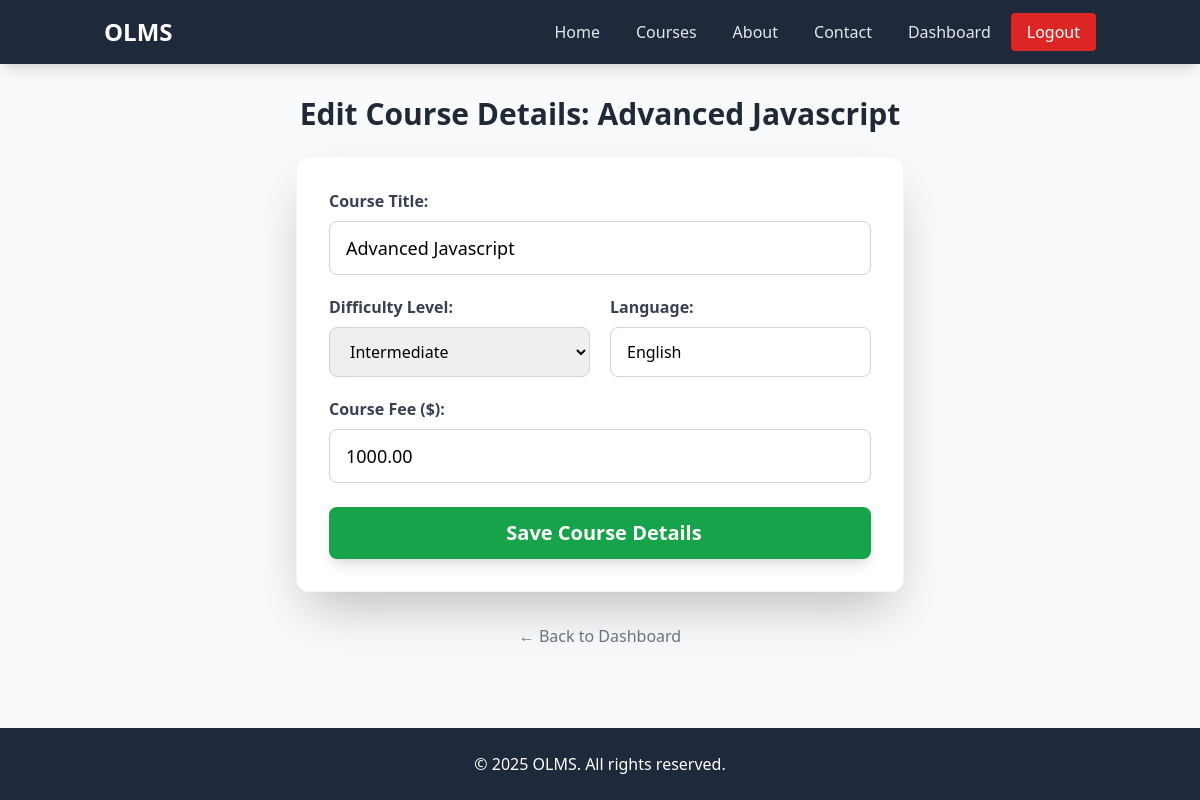
Page /lecturer/edit_course.php?course_id=1 (signed in) on the committed database.
### tables this page shows
CREATE TABLE `courses` (
  `id` int(11) NOT NULL,
  `title` varchar(100) NOT NULL,
  `level` varchar(50) DEFAULT NULL,
  `language` varchar(50) DEFAULT NULL,
  `fee` double(10,2) DEFAULT NULL,
  `lecturer_id` int(11) DEFAULT NULL
);

### lecturer/edit_course.php (the view, shortened to what this page needs)
<?php
include("../header.php");
include("../connection.php");
$lecturer_id = $_SESSION['user_id'];
$course_id = isset($_REQUEST['course_id']) ? $_REQUEST['course_id'] : null;
$fetch_query = "SELECT title, level, language, fee FROM courses
                WHERE id = '$course_id' AND lecturer_id = '$lecturer_id'";
$fetch_result = mysqli_query($conn, $fetch_query);
$course_data = mysqli_fetch_assoc($fetch_result);
?>
<body>
    <div class="container mx-auto p-8 max-w-2xl">
        <header class="mb-6 text-center">
            <h1 class="text-3xl font-bold text-gray-800">Edit Course Details: <?php echo htmlspecialchars($course_data['title']); ?></h1>
        </header>
        <div class="p-8 bg-white rounded-xl shadow-2xl border border-gray-100">
            <form action="edit_course.php?course_id=<?php echo $course_id; ?>" method="POST">
                <div class="mb-5">
                    <label for="title" class="block text-gray-700 font-semibold mb-2">Course Title:</label>
                    <input type="text" id="title" name="title" value="<?php echo htmlspecialchars($course_data['title']); ?>" required
                           class="w-full px-4 py-3 border border-gray-300 rounded-lg focus:outline-none focus:ring-2 focus:ring-blue-500 text-lg">
                </div>
                <div class="grid grid-cols-1 sm:grid-cols-2 gap-5 mb-5">
                    <div>
                        <label for="level" class="block text-gray-700 font-semibold mb-2">Difficulty Level:</label>
                        <select id="level" name="level" required
                                class="w-full px-4 py-3 border border-gray-300 rounded-lg focus:outline-none focus:ring-2 focus:ring-blue-500">
                            <?php
                                $levels = ['Beginner', 'Intermediate', 'Advanced'];
                                foreach ($levels as $level) {
                                    $selected = ($course_data['level'] == $level) ? 'selected' : '';
                                    echo "<option value=\"{$level}\" {$selected}>{$level}</option>";
                                }
                            ?>
                        </select>
                    </div>
                    <div>
                        <label for="language" class="block text-gray-700 font-semibold mb-2">Language:</label>
                        <input type="text" id="language" name="language" value="<?php echo htmlspecialchars($course_data['language']); ?>" required
                               class="w-full px-4 py-3 border border-gray-300 rounded-lg focus:outline-none focus:ring-2 focus:ring-blue-500">
                    </div>
                </div>
                <div class="mb-6">
                    <label for="fee" class="block text-gray-700 font-semibold mb-2">Course Fee ($):</label>
                    <input type="number" id="fee" name="fee" step="0.01" min="0" value="<?php echo htmlspecialchars($course_data['fee']); ?>" required
                           class="w-full px-4 py-3 border border-gray-300 rounded-lg focus:outline-none focus:ring-2 focus:ring-blue-500 text-lg">
                </div>
                <button type="submit" name="update_course" class="w-full bg-green-600 text-white font-bold py-3 px-4 rounded-lg hover:bg-green-700 transition duration-200 text-xl shadow-lg">
                    <i class="fas fa-save mr-2"></i> Save Course Details
                </button>
            </form>
        </div>
        <div class="mt-8 text-center">
            <a href="dashboard.php" class="text-gray-500 hover:text-gray-700 font-medium">← Back to Dashboard</a>
        </div>
    </div>
</body>
<?php include("../footer.php"); ?>

### rows in the picture
courses: title "Advanced Javascript", language "English", fee "1000.00"

### other values in the picture
form field level "Intermediate"
